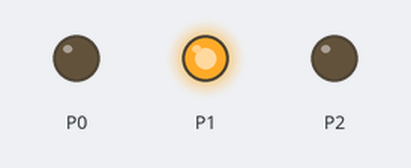
Recording of a program running on a simulated BBC micro:bit (MakeCode). Parts: output pins drawn as LEDs (lit = HIGH). Random numbers come from a fixed seed.

Above: at 1.12 s.
At 4.6 s:
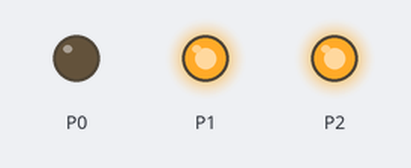
At 9.3 s:
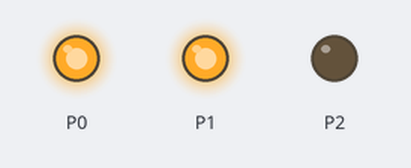
At 22.1 s:
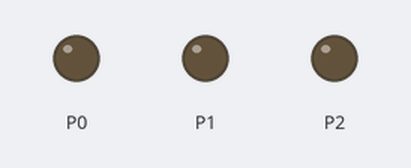
At 31.2 s:
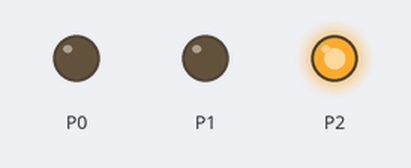
At 38.6 s:
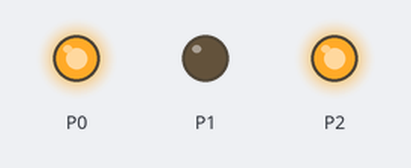
Timing chart, 0 to 40.0 s (numbered marks = the images above):
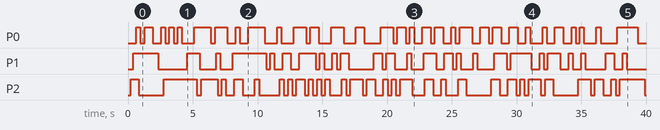

Measured:
- by itself, P0: LOW → HIGH at 0.64 s, → LOW 0.32 s later, → HIGH 0.32 s later, → LOW 0.64 s later, … (62 changes in this stretch)
- by itself, P1: LOW → HIGH at 0.42 s, → LOW 1.9 s later, → HIGH 2.2 s later, → LOW 0.96 s later, … (50 changes in this stretch)
- by itself, P2: LOW → HIGH at 0.20 s, → LOW 0.64 s later, → HIGH 1.9 s later, → LOW 2.6 s later, … (60 changes in this stretch)

The program:

main.ts
```typescript
let blå = 0
let grønn = 0
let rød = 0
basic.forever(function () {
    blå = randint(0, 1)
    grønn = randint(0, 1)
    rød = randint(0, 1)
    pins.digitalWritePin(DigitalPin.P0, blå)
    basic.pause(100)
    pins.digitalWritePin(DigitalPin.P1, grønn)
    basic.pause(100)
    pins.digitalWritePin(DigitalPin.P2, rød)
    basic.pause(100)
})
```

test.ts
```typescript
// testene settes inn her; disse vil ikke kompilert så lenge denne pakken blir brukt som en utvidelse.
```
